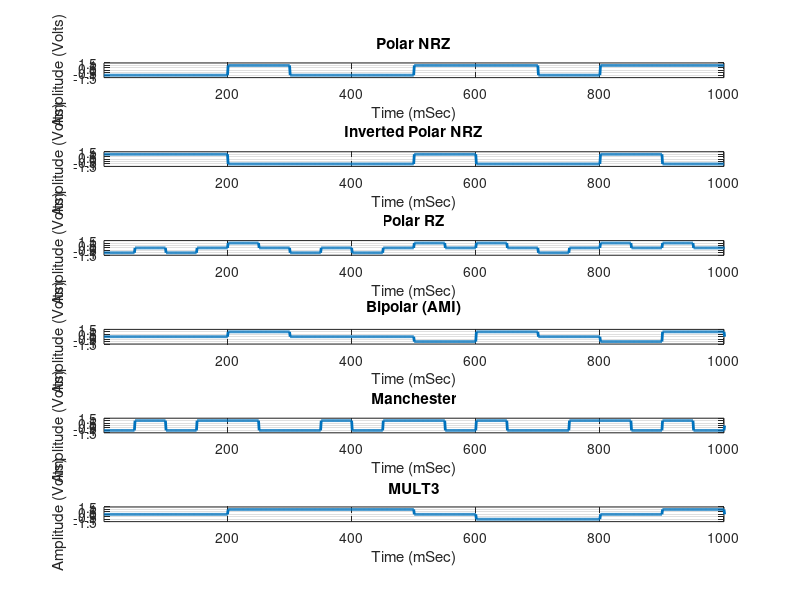
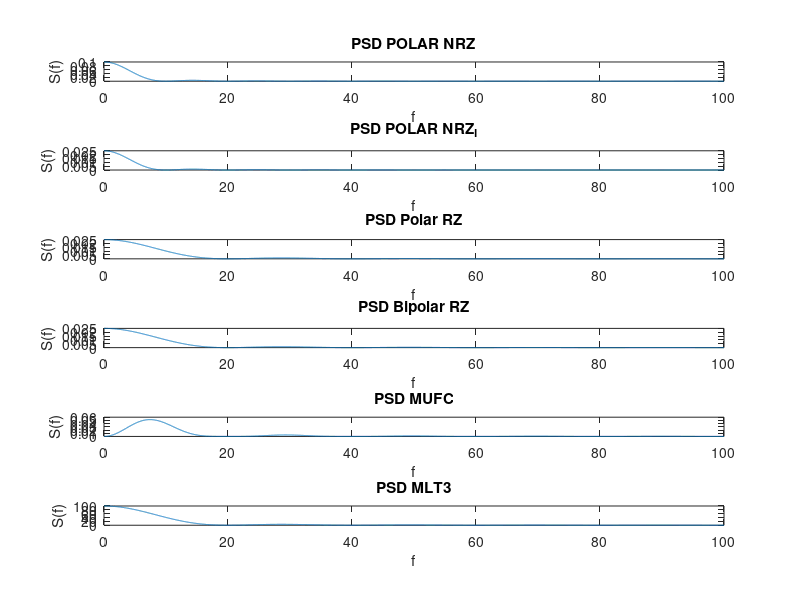

Write MATLAB code to recreate these figures, in order.
% Clear the command window and workspace
clc;
clear all;

% Define parameters
N_bits = 10;
N_s_pb = 100;
bit_seq = randi([0, 1], 1, N_bits);
Rb = 1; % 1 bit per second
Tb = 1; % 1/Rb
Ts = Tb / N_bits; % Time for one sample

% Polar NRZ encoding
Polar_NRZ = zeros(1, N_bits * N_s_pb);
for i = 0:1:N_bits-1
    if (bit_seq(i+1) == 1)
        Polar_NRZ(i*N_s_pb+1:(i+1)*N_s_pb) = 1;
    else
        if (bit_seq(i+1) == 0)
            Polar_NRZ(i*N_s_pb+1:(i+1)*N_s_pb) = -1;
        end
    end
end

% Plot Polar NRZ
figure;
subplot(6, 1, 1);
plot(Polar_NRZ, 'LineWidth', 2); grid on;
axis([1 N_bits*Tb*N_s_pb -1.5 1.5]);
xlabel('Time (mSec)');
ylabel('Amplitude (Volts)');
title('Polar NRZ');

% Inverted Polar NRZ encoding
Polar_NRZ_I = zeros(1, N_bits * N_s_pb);
for i = 0:1:N_bits-1
    if (i == 0)
        Polar_NRZ_I(i*N_s_pb+1:(i+1)*N_s_pb) = 1;
    else
        if (bit_seq(i+1) == 1)
            if (Polar_NRZ_I(i*N_s_pb-1) == 1)
                Polar_NRZ_I(i*N_s_pb+1:(i+1)*N_s_pb) = -1;
            else
                Polar_NRZ_I(i*N_s_pb+1:(i+1)*N_s_pb) = 1;
            end
        else
            if (bit_seq(i+1) == 0)
                Polar_NRZ_I(i*N_s_pb+1:(i+1)*N_s_pb) = Polar_NRZ_I(i*N_s_pb-1);
            end
        end
    end
end

% Plot Inverted Polar NRZ
subplot(6, 1, 2);
plot(Polar_NRZ_I, 'LineWidth', 2); grid on;
axis([1 N_bits*Tb*N_s_pb -1.5 1.5]);
xlabel('Time (mSec)');
ylabel('Amplitude (Volts)');
title('Inverted Polar NRZ');

% Polar RZ encoding
N_s_pb_RZ = 100;
Polar_RZ = zeros(1, N_bits * N_s_pb_RZ * 2);
for i = 0:1:N_bits-1
    if (bit_seq(i+1) == 1)
        Polar_RZ(i*N_s_pb_RZ+1:i*N_s_pb_RZ+50) = 1;
        Polar_RZ(i*N_s_pb_RZ+1+50:(i+1)*N_s_pb_RZ) = 0;
    else
        if (bit_seq(i+1) == 0)
            Polar_RZ(i*N_s_pb_RZ+1:i*N_s_pb_RZ+50) = -1;
            Polar_RZ(i*N_s_pb_RZ+1+50:(i+1)*N_s_pb_RZ) = 0;
        end
    end
end

% Plot Polar RZ
subplot(6, 1, 3);
plot(Polar_RZ, 'LineWidth', 2); grid on;
axis([1 N_bits*Tb*N_s_pb -1.5 1.5]);
xlabel('Time (mSec)');
ylabel('Amplitude (Volts)');
title('Polar RZ');

% Bipolar (AMI) encoding
N_s_pb_BPZ = 100;
Cnt = 0;
BPZ = zeros(1, N_bits * N_s_pb_RZ * 2);
for i = 0:1:N_bits-1
    if (bit_seq(i+1) == 1)
        if (mod(Cnt, 2) == 0)
            BPZ(i*N_s_pb_BPZ+1:(i+1)*N_s_pb_BPZ) = 1;
            Cnt = Cnt + 1;
        else
            BPZ(i*N_s_pb_BPZ+1:(i+1)*N_s_pb_BPZ) = -1;
            Cnt = Cnt + 1;
        end
    else
        if (bit_seq(i+1) == 0)
            BPZ(i*N_s_pb_BPZ+1:(i+1)*N_s_pb_BPZ) = 0;
        end
    end
end

% Plot Bipolar (AMI)
subplot(6, 1, 4);
plot(BPZ, 'LineWidth', 2); grid on;
axis([1 N_bits*Tb*N_s_pb -1.5 1.5]);
xlabel('Time (mSec)');
ylabel('Amplitude (Volts)');
title('Bipolar (AMI)');

% Manchester encoding
N_s_pb_Mufc = 100;
MUFC = zeros(1, N_bits * N_s_pb_RZ * 2);
for i = 0:1:N_bits-1
    if (bit_seq(i+1) == 1)
        MUFC(i*N_s_pb_RZ+1:i*N_s_pb_RZ+50) = 1;
        MUFC(i*N_s_pb_RZ+1+50:(i+1)*N_s_pb_RZ) = -1;
    else
        if (bit_seq(i+1) == 0)
            MUFC(i*N_s_pb_RZ+1:i*N_s_pb_RZ+50) = -1;
            MUFC(i*N_s_pb_RZ+1+50:(i+1)*N_s_pb_RZ) = 1;
        end
    end
end

% Plot Manchester
subplot(6, 1, 5);
plot(MUFC, 'LineWidth', 2); grid on;
axis([1 N_bits*Tb*N_s_pb -1.5 1.5]);
xlabel('Time (mSec)');
ylabel('Amplitude (Volts)');
title('Manchester');

% MULT3 encoding
N_s_pb_MULT3 = 100;
States_cnt = 0;
MULT3 = zeros(1, N_bits * N_s_pb_RZ * 2);
for i = 0:1:N_bits-1
    if (bit_seq(i+1) == 1)
        if (States_cnt == 0)
            MULT3(i*N_s_pb_MULT3+1:(i+1)*N_s_pb_MULT3) = 1;
            States_cnt = States_cnt + 1;
        else
            if (States_cnt == 1)
                MULT3(i*N_s_pb_MULT3+1:(i+1)*N_s_pb_MULT3) = 0;
                States_cnt = States_cnt + 1;
            else
                if (States_cnt == 2)
                    MULT3(i*N_s_pb_MULT3+1:(i+1)*N_s_pb_MULT3) = -1;
                    States_cnt = States_cnt + 1;
                else
                    if (States_cnt == 3)
                        MULT3(i*N_s_pb_MULT3+1:(i+1)*N_s_pb_MULT3) = 0;
                        States_cnt = States_cnt + 1;
                    else
                        if (States_cnt == 4)
                            MULT3(i*N_s_pb_MULT3+1:(i+1)*N_s_pb_MULT3) = 1;
                            States_cnt = 0;
                        end
                    end
                end
            end
        end
    else
        if (bit_seq(i+1) == 0)
            if (i == 0)
                MULT3(i*N_s_pb_MULT3+1:(i+1)*N_s_pb_MULT3) = 0;
            else
                MULT3(i*N_s_pb_MULT3+1:(i+1)*N_s_pb_MULT3) = MULT3(i*N_s_pb_MULT3);
            end
        end
    end
end

% Plot MULT3
subplot(6, 1, 6);
plot(MULT3, 'LineWidth', 2); grid on;
axis([1 N_bits*Tb*N_s_pb -1.5 1.5]);
xlabel('Time (mSec)');
ylabel('Amplitude (Volts)');
title('MULT3');

% Plot power spectral densities
figure;
subplot(6, 1, 1);
T_B = 0.1;
f = linspace(0, 100, 10000);
PSD_POLAR_NRZ = T_B .* sinc(f .* T_B) .* sinc(f .* T_B);
xlim([0 100]);
plot(f, PSD_POLAR_NRZ);
xlabel('f');
ylabel('S(f)');
title('PSD POLAR NRZ');

subplot(6, 1, 2);
T_B = 0.1;
f = linspace(0, 100, 10000);
PSD_POLAR_NRZ_I = (T_B/4) .* sinc(f .* T_B) .* sinc(f .* T_B);
xlim([0 100]);
plot(f, PSD_POLAR_NRZ_I);
xlabel('f');
ylabel('S(f)');
title('PSD POLAR NRZ_I');

subplot(6, 1, 3);
T_B = 0.1;
T_B_2 = 0.05;
T_B_4 = 0.025;
f = linspace(0, 100, 10000);
PSD_POLAR_RZ = T_B_4 .* sinc(f .* T_B_2) .* sinc(f .* T_B_2);
plot(f, PSD_POLAR_RZ);
xlim([0 100]);
xlabel('f');
ylabel('S(f)');
title('PSD Polar RZ');

subplot(6, 1, 4);
T_B = 0.1;
T_B_2 = 0.05;
T_B_4 = 0.025;
f = linspace(0, 100, 10000);
PSD_BPOLAR_RZ = T_B_4 .* sinc(f .* T_B_2) .* sinc(f .* T_B_2) .* sin(pi .* f .* T_B) .* sin(pi .* f .* T_B);
plot(f, PSD_POLAR_RZ);
xlabel('f');
ylabel('S(f)');
title('PSD Bipolar RZ');

subplot(6, 1, 5);
T_B = 0.1;
T_B_2 = 0.05;
T_B_4 = 0.025;
f = linspace(0, 100, 10000);
PSD_MUFC = T_B .* sinc(f .* T_B_2) .* sinc(f .* T_B_2) .* sin(pi .* f .* T_B_2) .* sin(pi .* f .* T_B_2);
xlim([0 100]);
plot(f, PSD_MUFC);
xlabel('f');
ylabel('S(f)');
title('PSD MUFC');

subplot(6, 1, 6);
T_B = 0.1;
f = linspace(0, 100, 10000);
PSD_MLT3 = (4 / (T_B * T_B)) .* sin(pi .* f .* T_B/2) .* sin(pi .* f .* T_B/2) ./ ((pi .* f .* T_B) .* ((pi .* f .* T_B)));
xlim([0 100]);
plot(f, PSD_MLT3);
xlabel('f');
ylabel('S(f)');
title('PSD MLT3');
